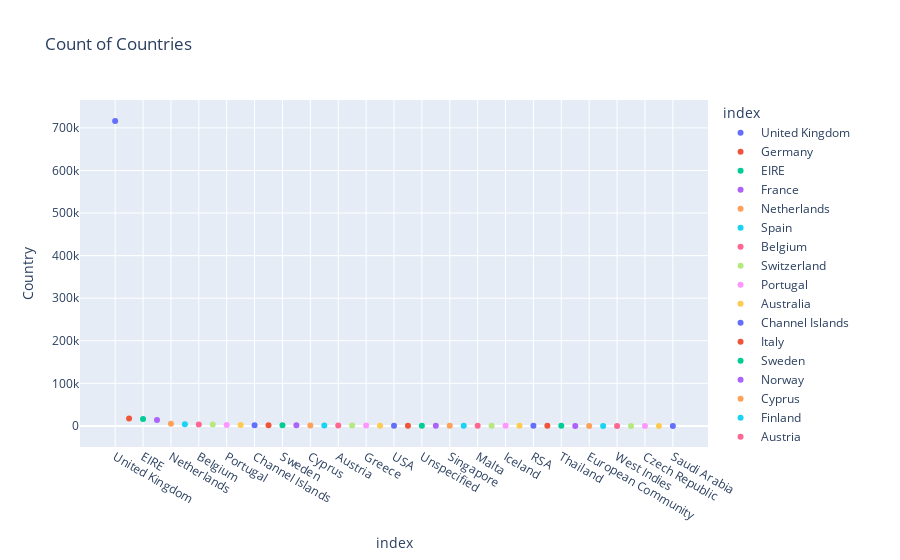

The notebook cell this image was saved under:
### Code cell
px.scatter(temp_df, y = "Country", color = names, title = "Count of Countries")

### Figure 1 — Plotly figure (JSON) as saved in the notebook; plotly's stock layout.template omitted (floating-point values rounded to 4 significant figures)
{"data": [{"hovertemplate": "index=%{x}<br>Country=%{y}<extra></extra>", "legendgroup": "United Kingdom", "marker": {"color": "#636efa", "symbol": "circle"}, "mode": "markers", "name": "United Kingdom", "orientation": "v", "showlegend": true, "x": ["United Kingdom"], "xaxis": "x", "y": [716056], "yaxis": "y", "type": "scatter"}, {"hovertemplate": "index=%{x}<br>Country=%{y}<extra></extra>", "legendgroup": "Germany", "marker": {"color": "#EF553B", "symbol": "circle"}, "mode": "markers", "name": "Germany", "orientation": "v", "showlegend": true, "x": ["Germany"], "xaxis": "x", "y": [17338], "yaxis": "y", "type": "scatter"}, {"hovertemplate": "index=%{x}<br>Country=%{y}<extra></extra>", "legendgroup": "EIRE", "marker": {"color": "#00cc96", "symbol": "circle"}, "mode": "markers", "name": "EIRE", "orientation": "v", "showlegend": true, "x": ["EIRE"], "xaxis": "x", "y": [16014], "yaxis": "y", "type": "scatter"}, {"hovertemplate": "index=%{x}<br>Country=%{y}<extra></extra>", "legendgroup": "France", "marker": {"color": "#ab63fa", "symbol": "circle"}, "mode": "markers", "name": "France", "orientation": "v", "showlegend": true, "x": ["France"], "xaxis": "x", "y": [13897], "yaxis": "y", "type": "scatter"}, {"hovertemplate": "index=%{x}<br>Country=%{y}<extra></extra>", "legendgroup": "Netherlands", "marker": {"color": "#FFA15A", "symbol": "circle"}, "mode": "markers", "name": "Netherlands", "orientation": "v", "showlegend": true, "x": ["Netherlands"], "xaxis": "x", "y": [5137], "yaxis": "y", "type": "scatter"}, {"hovertemplate": "index=%{x}<br>Country=%{y}<extra></extra>", "legendgroup": "Spain", "marker": {"color": "#19d3f3", "symbol": "circle"}, "mode": "markers", "name": "Spain", "orientation": "v", "showlegend": true, "x": ["Spain"], "xaxis": "x", "y": [3754], "yaxis": "y", "type": "scatter"}, {"hovertemplate": "index=%{x}<br>Country=%{y}<extra></extra>", "legendgroup": "Belgium", "marker": {"color": "#FF6692", "symbol": "circle"}, "mode": "markers", "name": "Belgium", "orientation": "v", "showlegend": true, "x": ["Belgium"], "xaxis": "x", "y": [3110], "yaxis": "y", "type": "scatter"}, {"hovertemplate": "index=%{x}<br>Country=%{y}<extra></extra>", "legendgroup": "Switzerland", "marker": {"color": "#B6E880", "symbol": "circle"}, "mode": "markers", "name": "Switzerland", "orientation": "v", "showlegend": true, "x": ["Switzerland"], "xaxis": "x", "y": [3058], "yaxis": "y", "type": "scatter"}, {"hovertemplate": "index=%{x}<br>Country=%{y}<extra></extra>", "legendgroup": "Portugal", "marker": {"color": "#FF97FF", "symbol": "circle"}, "mode": "markers", "name": "Portugal", "orientation": "v", "showlegend": true, "x": ["Portugal"], "xaxis": "x", "y": [2414], "yaxis": "y", "type": "scatter"}, {"hovertemplate": "index=%{x}<br>Country=%{y}<extra></extra>", "legendgroup": "Australia", "marker": {"color": "#FECB52", "symbol": "circle"}, "mode": "markers", "name": "Australia", "orientation": "v", "showlegend": true, "x": ["Australia"], "xaxis": "x", "y": [1890], "yaxis": "y", "type": "scatter"}, {"hovertemplate": "index=%{x}<br>Country=%{y}<extra></extra>", "legendgroup": "Channel Islands", "marker": {"color": "#636efa", "symbol": "circle"}, "mode": "markers", "name": "Channel Islands", "orientation": "v", "showlegend": true, "x": ["Channel Islands"], "xaxis": "x", "y": [1646], "yaxis": "y", "type": "scatter"}, {"hovertemplate": "index=%{x}<br>Country=%{y}<extra></extra>", "legendgroup": "Italy", "marker": {"color": "#EF553B", "symbol": "circle"}, "mode": "markers", "name": "Italy", "orientation": "v", "showlegend": true, "x": ["Italy"], "xaxis": "x", "y": [1507], "yaxis": "y", "type": "scatter"}, {"hovertemplate": "index=%{x}<br>Country=%{y}<extra></extra>", "legendgroup": "Sweden", "marker": {"color": "#00cc96", "symbol": "circle"}, "mode": "markers", "name": "Sweden", "orientation": "v", "showlegend": true, "x": ["Sweden"], "xaxis": "x", "y": [1343], "yaxis": "y", "type": "scatter"}, {"hovertemplate": "index=%{x}<br>Country=%{y}<extra></extra>", "legendgroup": "Norway", "marker": {"color": "#ab63fa", "symbol": "circle"}, "mode": "markers", "name": "Norway", "orientation": "v", "showlegend": true, "x": ["Norway"], "xaxis": "x", "y": [1308], "yaxis": "y", "type": "scatter"}, {"hovertemplate": "index=%{x}<br>Country=%{y}<extra></extra>", "legendgroup": "Cyprus", "marker": {"color": "#FFA15A", "symbol": "circle"}, "mode": "markers", "name": "Cyprus", "orientation": "v", "showlegend": true, "x": ["Cyprus"], "xaxis": "x", "y": [1157], "yaxis": "y", "type": "scatter"}, {"hovertemplate": "index=%{x}<br>Country=%{y}<extra></extra>", "legendgroup": "Finland", "marker": {"color": "#19d3f3", "symbol": "circle"}, "mode": "markers", "name": "Finland", "orientation": "v", "showlegend": true, "x": ["Finland"], "xaxis": "x", "y": [1049], "yaxis": "y", "type": "scatter"}, {"hovertemplate": "index=%{x}<br>Country=%{y}<extra></extra>", "legendgroup": "Austria", "marker": {"color": "#FF6692", "symbol": "circle"}, "mode": "markers", "name": "Austria", "orientation": "v", "showlegend": true, "x": ["Austria"], "xaxis": "x", "y": [938], "yaxis": "y", "type": "scatter"}, {"hovertemplate": "index=%{x}<br>Country=%{y}<extra></extra>", "legendgroup": "Denmark", "marker": {"color": "#B6E880", "symbol": "circle"}, "mode": "markers", "name": "Denmark", "orientation": "v", "showlegend": true, "x": ["Denmark"], "xaxis": "x", "y": [797], "yaxis": "y", "type": "scatter"}, {"hovertemplate": "index=%{x}<br>Country=%{y}<extra></extra>", "legendgroup": "Greece", "marker": {"color": "#FF97FF", "symbol": "circle"}, "mode": "markers", "name": "Greece", "orientation": "v", "showlegend": true, "x": ["Greece"], "xaxis": "x", "y": [663], "yaxis": "y", "type": "scatter"}, {"hovertemplate": "index=%{x}<br>Country=%{y}<extra></extra>", "legendgroup": "Japan", "marker": {"color": "#FECB52", "symbol": "circle"}, "mode": "markers", "name": "Japan", "orientation": "v", "showlegend": true, "x": ["Japan"], "xaxis": "x", "y": [565], "yaxis": "y", "type": "scatter"}, {"hovertemplate": "index=%{x}<br>Country=%{y}<extra></extra>", "legendgroup": "USA", "marker": {"color": "#636efa", "symbol": "circle"}, "mode": "markers", "name": "USA", "orientation": "v", "showlegend": true, "x": ["USA"], "xaxis": "x", "y": [535], "yaxis": "y", "type": "scatter"}, {"hovertemplate": "index=%{x}<br>Country=%{y}<extra></extra>", "legendgroup": "Poland", "marker": {"color": "#EF553B", "symbol": "circle"}, "mode": "markers", "name": "Poland", "orientation": "v", "showlegend": true, "x": ["Poland"], "xaxis": "x", "y": [527], "yaxis": "y", "type": "scatter"}, {"hovertemplate": "index=%{x}<br>Country=%{y}<extra></extra>", "legendgroup": "Unspecified", "marker": {"color": "#00cc96", "symbol": "circle"}, "mode": "markers", "name": "Unspecified", "orientation": "v", "showlegend": true, "x": ["Unspecified"], "xaxis": "x", "y": [521], "yaxis": "y", "type": "scatter"}, {"hovertemplate": "index=%{x}<br>Country=%{y}<extra></extra>", "legendgroup": "United Arab Emirates", "marker": {"color": "#ab63fa", "symbol": "circle"}, "mode": "markers", "name": "United Arab Emirates", "orientation": "v", "showlegend": true, "x": ["United Arab Emirates"], "xaxis": "x", "y": [386], "yaxis": "y", "type": "scatter"}, {"hovertemplate": "index=%{x}<br>Country=%{y}<extra></extra>", "legendgroup": "Singapore", "marker": {"color": "#FFA15A", "symbol": "circle"}, "mode": "markers", "name": "Singapore", "orientation": "v", "showlegend": true, "x": ["Singapore"], "xaxis": "x", "y": [346], "yaxis": "y", "type": "scatter"}, {"hovertemplate": "index=%{x}<br>Country=%{y}<extra></extra>", "legendgroup": "Israel", "marker": {"color": "#19d3f3", "symbol": "circle"}, "mode": "markers", "name": "Israel", "orientation": "v", "showlegend": true, "x": ["Israel"], "xaxis": "x", "y": [321], "yaxis": "y", "type": "scatter"}, {"hovertemplate": "index=%{x}<br>Country=%{y}<extra></extra>", "legendgroup": "Malta", "marker": {"color": "#FF6692", "symbol": "circle"}, "mode": "markers", "name": "Malta", "orientation": "v", "showlegend": true, "x": ["Malta"], "xaxis": "x", "y": [299], "yaxis": "y", "type": "scatter"}, {"hovertemplate": "index=%{x}<br>Country=%{y}<extra></extra>", "legendgroup": "Canada", "marker": {"color": "#B6E880", "symbol": "circle"}, "mode": "markers", "name": "Canada", "orientation": "v", "showlegend": true, "x": ["Canada"], "xaxis": "x", "y": [228], "yaxis": "y", "type": "scatter"}, {"hovertemplate": "index=%{x}<br>Country=%{y}<extra></extra>", "legendgroup": "Iceland", "marker": {"color": "#FF97FF", "symbol": "circle"}, "mode": "markers", "name": "Iceland", "orientation": "v", "showlegend": true, "x": ["Iceland"], "xaxis": "x", "y": [222], "yaxis": "y", "type": "scatter"}, {"hovertemplate": "index=%{x}<br>Country=%{y}<extra></extra>", "legendgroup": "Lithuania", "marker": {"color": "#FECB52", "symbol": "circle"}, "mode": "markers", "name": "Lithuania", "orientation": "v", "showlegend": true, "x": ["Lithuania"], "xaxis": "x", "y": [154], "yaxis": "y", "type": "scatter"}, {"hovertemplate": "index=%{x}<br>Country=%{y}<extra></extra>", "legendgroup": "RSA", "marker": {"color": "#636efa", "symbol": "circle"}, "mode": "markers", "name": "RSA", "orientation": "v", "showlegend": true, "x": ["RSA"], "xaxis": "x", "y": [123], "yaxis": "y", "type": "scatter"}, {"hovertemplate": "index=%{x}<br>Country=%{y}<extra></extra>", "legendgroup": "Brazil", "marker": {"color": "#EF553B", "symbol": "circle"}, "mode": "markers", "name": "Brazil", "orientation": "v", "showlegend": true, "x": ["Brazil"], "xaxis": "x", "y": [94], "yaxis": "y", "type": "scatter"}, {"hovertemplate": "index=%{x}<br>Country=%{y}<extra></extra>", "legendgroup": "Thailand", "marker": {"color": "#00cc96", "symbol": "circle"}, "mode": "markers", "name": "Thailand", "orientation": "v", "showlegend": true, "x": ["Thailand"], "xaxis": "x", "y": [76], "yaxis": "y", "type": "scatter"}, {"hovertemplate": "index=%{x}<br>Country=%{y}<extra></extra>", "legendgroup": "Korea", "marker": {"color": "#ab63fa", "symbol": "circle"}, "mode": "markers", "name": "Korea", "orientation": "v", "showlegend": true, "x": ["Korea"], "xaxis": "x", "y": [63], "yaxis": "y", "type": "scatter"}, {"hovertemplate": "index=%{x}<br>Country=%{y}<extra></extra>", "legendgroup": "European Community", "marker": {"color": "#FFA15A", "symbol": "circle"}, "mode": "markers", "name": "European Community", "orientation": "v", "showlegend": true, "x": ["European Community"], "xaxis": "x", "y": [61], "yaxis": "y", "type": "scatter"}, {"hovertemplate": "index=%{x}<br>Country=%{y}<extra></extra>", "legendgroup": "Bahrain", "marker": {"color": "#19d3f3", "symbol": "circle"}, "mode": "markers", "name": "Bahrain", "orientation": "v", "showlegend": true, "x": ["Bahrain"], "xaxis": "x", "y": [59], "yaxis": "y", "type": "scatter"}, {"hovertemplate": "index=%{x}<br>Country=%{y}<extra></extra>", "legendgroup": "West Indies", "marker": {"color": "#FF6692", "symbol": "circle"}, "mode": "markers", "name": "West Indies", "orientation": "v", "showlegend": true, "x": ["West Indies"], "xaxis": "x", "y": [54], "yaxis": "y", "type": "scatter"}, {"hovertemplate": "index=%{x}<br>Country=%{y}<extra></extra>", "legendgroup": "Lebanon", "marker": {"color": "#B6E880", "symbol": "circle"}, "mode": "markers", "name": "Lebanon", "orientation": "v", "showlegend": true, "x": ["Lebanon"], "xaxis": "x", "y": [45], "yaxis": "y", "type": "scatter"}, {"hovertemplate": "index=%{x}<br>Country=%{y}<extra></extra>", "legendgroup": "Czech Republic", "marker": {"color": "#FF97FF", "symbol": "circle"}, "mode": "markers", "name": "Czech Republic", "orientation": "v", "showlegend": true, "x": ["Czech Republic"], "xaxis": "x", "y": [30], "yaxis": "y", "type": "scatter"}, {"hovertemplate": "index=%{x}<br>Country=%{y}<extra></extra>", "legendgroup": "Nigeria", "marker": {"color": "#FECB52", "symbol": "circle"}, "mode": "markers", "name": "Nigeria", "orientation": "v", "showlegend": true, "x": ["Nigeria"], "xaxis": "x", "y": [30], "yaxis": "y", "type": "scatter"}, {"hovertemplate": "index=%{x}<br>Country=%{y}<extra></extra>", "legendgroup": "Saudi Arabia", "marker": {"color": "#636efa", "symbol": "circle"}, "mode": "markers", "name": "Saudi Arabia", "orientation": "v", "showlegend": true, "x": ["Saudi Arabia"], "xaxis": "x", "y": [10], "yaxis": "y", "type": "scatter"}], "layout": {"xaxis": {"anchor": "y", "domain": [0, 1], "title": {"text": "index"}, "categoryorder": "array", "categoryarray": ["United Kingdom", "Germany", "EIRE", "France", "Netherlands", "Spain", "Belgium", "Switzerland", "Portugal", "Australia", "Channel Islands", "Italy", "Sweden", "Norway", "Cyprus", "Finland", "Austria", "Denmark", "Greece", "Japan", "USA", "Poland", "Unspecified", "United Arab Emirates", "Singapore", "Israel", "Malta", "Canada", "Iceland", "Lithuania", "RSA", "Brazil", "Thailand", "Korea", "European Community", "Bahrain", "West Indies", "Lebanon", "Czech Republic", "Nigeria", "Saudi Arabia"]}, "yaxis": {"anchor": "x", "domain": [0, 1], "title": {"text": "Country"}}, "legend": {"title": {"text": "index"}, "tracegroupgap": 0}, "title": {"text": "Count of Countries"}}}
